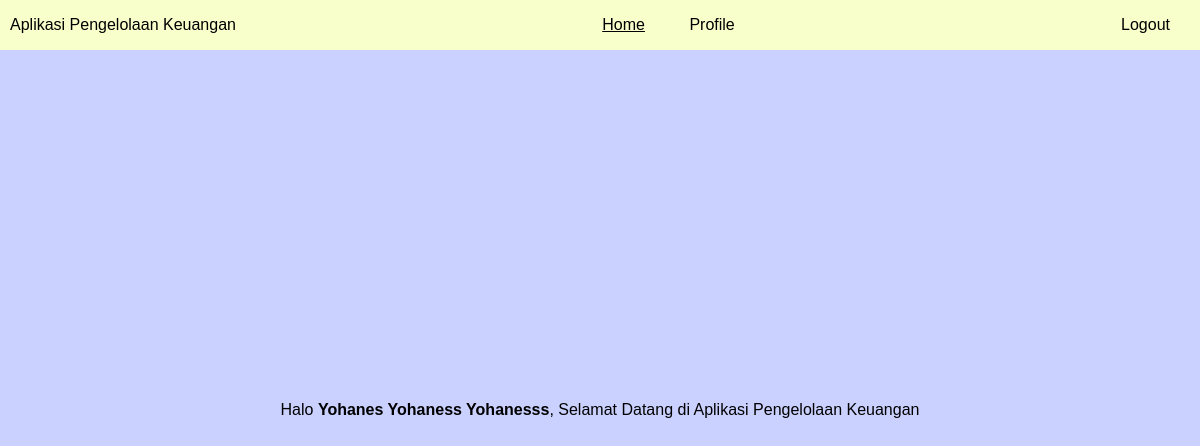
Page /home.php (signed in) on the committed database.
### tables this page shows
CREATE TABLE `users` (
  `nama_depan` varchar(30) NOT NULL,
  `nama_tengah` varchar(30) NOT NULL,
  `nama_belakang` varchar(30) NOT NULL,
  `tempat_lahir` varchar(30) NOT NULL,
  `tanggal_lahir` date NOT NULL,
  `nik` char(16) NOT NULL,
  `alamat` text NOT NULL,
  `warga_negara` varchar(30) NOT NULL,
  `email` varchar(30) NOT NULL,
  `no_hp` varchar(12) NOT NULL,
  `kode_pos` char(5) NOT NULL,
  `foto_profil` text NOT NULL,
  `username` varchar(30) NOT NULL,
  `password` varchar(30) NOT NULL
);

### home.php (the view, shortened to what this page needs)
<?php
    require_once("config.php");
    $stmt = $connection->prepare("SELECT nama_depan, nama_tengah, nama_belakang FROM users WHERE username = ?");
    $stmt->bind_param("s", $_SESSION['usernamelogin']);
    $stmt->execute();
    $result = $stmt->get_result();
    $data = $result->fetch_assoc();
?>
<!DOCTYPE html>
<html lang="en">
<head>
</head>
<body>
    <nav>
        <p>Aplikasi Pengelolaan Keuangan</p>
        <div>
            <a href="home.php">Home</a>
            <a href="profile.php">Profile</a>
        </div>
        <a href="logout.php">Logout</a>
    </nav>
    <main>
            <p>Halo <span><?php echo $data['nama_depan']." ".$data['nama_tengah']." ".$data['nama_belakang']; ?></span>, Selamat Datang di Aplikasi Pengelolaan Keuangan</p>
    </main>
</body>
</html>

### home.php (style rules this page uses)
* { font-family : sans-serif; }
body { margin: 0px; }
nav { height: 50px; background-color: #f9ffca; display: flex; justify-content: space-between; align-items: center; padding-inline: 10px; margin: 0px; }
a { text-decoration: none; margin-inline: 20px; color: black; }
a:first-child { text-decoration: underline; }
main { background-color: #cad1ff; margin: 0px; height: 90vh; display: flex; justify-content: center; align-items: center; }
p { margin: 0px; }
span { font-weight: bold; }

### rows in the picture
users: nama_depan "Yohanes", nama_tengah "Yohaness", nama_belakang "Yohanesss"
